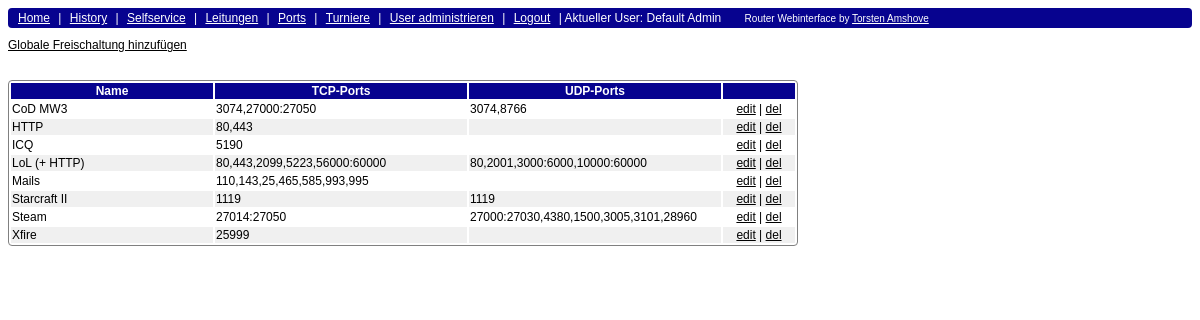
/webinterface/index.php?page=ports (signed in), run on an earlier commit of the app's database.
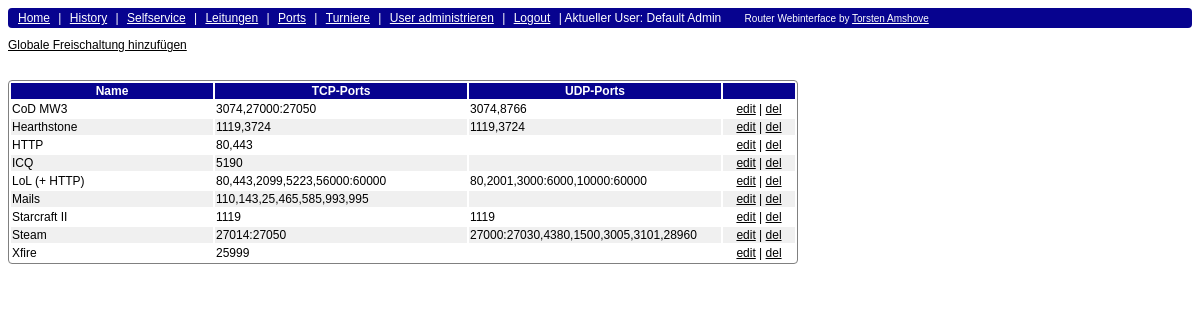
And on a later commit of the database.
### tables this page shows
CREATE TABLE IF NOT EXISTS `ports` (
  `id` int(10) unsigned NOT NULL AUTO_INCREMENT,
  `name` varchar(200) NOT NULL,
  `active` tinyint(1) NOT NULL,
  `leitung` tinyint(4) NOT NULL DEFAULT '0',
  `tcp` varchar(200) NOT NULL,
  `udp` varchar(200) NOT NULL,
  PRIMARY KEY (`id`)
);

### webinterface/functions.inc.php (called while the page is built, shortened)
<?php
if(!empty($_SESSION["user_name"])) $logged_in = true;
else $logged_in = false;
?>

### webinterface/ports.php (the view, shortened to what this page needs)
<?php
if($_SESSION["ad_level"] >= 4){
echo "<a href='#' onClick='document.getElementById(\"formular\").style.display = \"block\";'>Globale Freischaltung hinzuf&uuml;gen</a><br>";
echo "<br><br>";
echo "<table class='hover_row'>
  <tr>
    <th width='200'>Name</th>
    <th width='250'>TCP-Ports</th>
    <th width='250'>UDP-Ports</th>
    <th width='70'>&nbsp;</th>
  </tr>";
$query = mysql_query("SELECT * FROM ports ORDER BY name");
while($row = mysql_fetch_assoc($query)){
  echo "<tr>
    <td>".$row["name"]."</td>
    <td>".$row["tcp"]."</td>
    <td>".$row["udp"]."</td>
    <td align='center'><a href='index.php?page=ports&cmd=edit&id=".$row["id"]."'>edit</a> | <a href='index.php?page=ports&cmd=del&id=".$row["id"]."' onClick='return confirm(\"Ports wirklich l&ouml;schen?\");'>del</a></td>
  </tr>";
}
echo "</table>";
}
?>

### webinterface/index.php (shortened to what this page needs)
<?php
require("functions.inc.php");
?>
<!DOCTYPE html PUBLIC "-//W3C//DTD XHTML 1.0 Transitional//EN"
 "http://www.w3.org/TR/xhtml1/DTD/xhtml1-transitional.dtd">
<html xmlns="http://www.w3.org/1999/xhtml" xml:lang="de" lang="de" dir="ltr">
<head>
  <link rel="stylesheet" href="css/smoothness/jquery-ui-1.10.4.custom.css">
  <link rel="stylesheet" type="text/css" href="css/style.css" />
</head>
<body>
<?php
if(!$logged_in){
  echo "<form action='index.php' method='POST'>
  <table>
    <tr>
      <th colspan='2'>Login</th>
    </tr>
    <tr>
      <td width='60'>Login:</td>
      <td><input type='text' name='login'></td>
    </tr>
    <tr>
      <td>Pw:</td>
      <td><input type='password' name='pw'></td>
    </tr>
    <tr>
      <td colspan='2' align='center'><input type='submit' name='submit_login' value='login'></td>
    </tr>
  </table>
  </form>";
}else{
  echo "<div class='navi'><a class='navi' href='index.php'>Home</a>";
  echo " | <a class='navi' href='index.php?page=history'>History</a>";
  echo " | <a class='navi' href='index.php?page=selfservice'>Selfservice</a>";
  echo " | <a class='navi' href='index.php?page=leitungen'>Leitungen</a>";
  if($_SESSION["ad_level"] >= 4) echo " | <a class='navi' href='index.php?page=ports'>Ports</a>";
  if($_SESSION["ad_level"] >= 4) echo " | <a class='navi' href='index.php?page=turniere'>Turniere</a>";
  if($_SESSION["ad_level"] >= 5) echo " | <a class='navi' href='index.php?page=user'>User administrieren</a>";
  echo " | <a class='navi' href='index.php?logout=true'>Logout</a>";
  echo " | Aktueller User: ".$_SESSION["user_name"];
  echo "&nbsp;&nbsp;&nbsp;&nbsp;&nbsp;&nbsp; <font style='font-size: 10px'>Router Webinterface by <a style='color:#FFFFFF; font-size: 10px;' href='http://www.amshove.net/' target='_blank'>Torsten Amshove</a></font>";
  echo "</div>";
  switch($_GET["page"]){
    case "ports": include("ports.php"); break;
  }
}
?>
</body>
</html>

### webinterface/css/style.css (style rules this page uses)
* { font-family: Arial, verdana, sans-serif; font-size: 12px; }
a { color: #000000; }
table { border: 1px solid gray; -moz-border-radius: 4px; -webkit-border-radius: 4px; border-radius: 4px; }
th { background-color: #07038F; color: #FFFFFF; }
.navi { background-color: #07038F; color: #FFFFFF; padding: 3px 5px; margin-bottom: 10px; -moz-border-radius: 4px; -webkit-border-radius: 4px; border-radius: 4px; }
table.hover_row tr:nth-child(odd) { background-color: #F0F0F0; }

What changed in the data, as far as the page shows it:
added ports: name "Hearthstone", tcp "1119,3724", udp "1119,3724"
